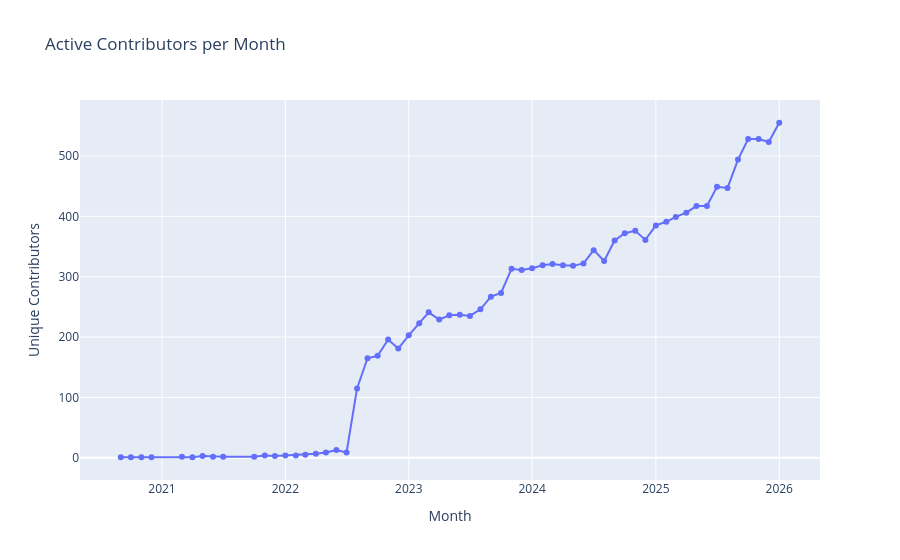

Source (notebook cell):
### Code cell
# Visualize contributors over time
fig = px.line(df_monthly, x='month', y='contributors',
              title='Active Contributors per Month',
              markers=True)
fig.update_layout(yaxis_title='Unique Contributors', xaxis_title='Month')
fig.show()

### Figure 1 — Plotly figure (JSON) as saved in the notebook; plotly's stock layout.template omitted (floating-point values rounded to 4 significant figures)
{"data": [{"hovertemplate": "month=%{x}<br>contributors=%{y}<extra></extra>", "legendgroup": "", "line": {"color": "#636efa", "dash": "solid"}, "marker": {"symbol": "circle"}, "mode": "lines+markers", "name": "", "orientation": "v", "showlegend": false, "type": "scatter", "x": ["2020-09-01", "2020-10-01", "2020-11-01", "2020-12-01", "2021-03-01", "2021-04-01", "2021-05-01", "2021-06-01", "2021-07-01", "2021-10-01", "2021-11-01", "2021-12-01", "2022-01-01", "2022-02-01", "2022-03-01", "2022-04-01", "2022-05-01", "2022-06-01", "2022-07-01", "2022-08-01", "2022-09-01", "2022-10-01", "2022-11-01", "2022-12-01", "2023-01-01", "2023-02-01", "2023-03-01", "2023-04-01", "2023-05-01", "2023-06-01", "2023-07-01", "2023-08-01", "2023-09-01", "2023-10-01", "2023-11-01", "2023-12-01", "2024-01-01", "2024-02-01", "2024-03-01", "2024-04-01", "2024-05-01", "2024-06-01", "2024-07-01", "2024-08-01", "2024-09-01", "2024-10-01", "2024-11-01", "2024-12-01", "2025-01-01", "2025-02-01", "2025-03-01", "2025-04-01", "2025-05-01", "2025-06-01", "2025-07-01", "2025-08-01", "2025-09-01", "2025-10-01", "2025-11-01", "2025-12-01", "2026-01-01"], "xaxis": "x", "y": [1, 1, 1, 1, 2, 1, 3, 2, 2, 2, 4, 3, 4, 4, 5, 7, 9, 13, 9, 115, 165, 169, 196, 181, 203, 223, 241, 229, 236, 237, 235, 246, 267, 273, 313, 311, 314, 319, 321, 319, 318, 322, 344, 326, 360, 372, 376, 361, 385, 391, 399, 406, 417, 417, 449, 447, 494, 528, 528, 523, 555], "yaxis": "y"}], "layout": {"legend": {"tracegroupgap": 0}, "title": {"text": "Active Contributors per Month"}, "xaxis": {"anchor": "y", "domain": [0.0, 1.0], "title": {"text": "Month"}}, "yaxis": {"anchor": "x", "domain": [0.0, 1.0], "title": {"text": "Unique Contributors"}}}}
